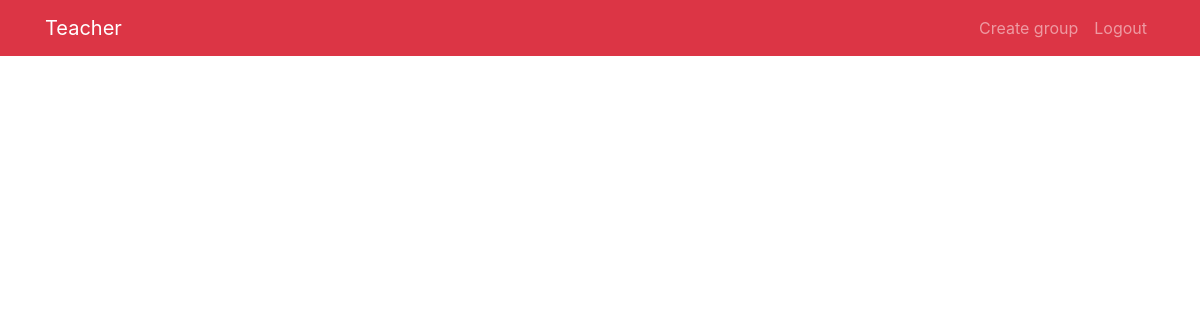
/teacher/viewnotes/1/ (signed in), run on an earlier commit of the app's database.
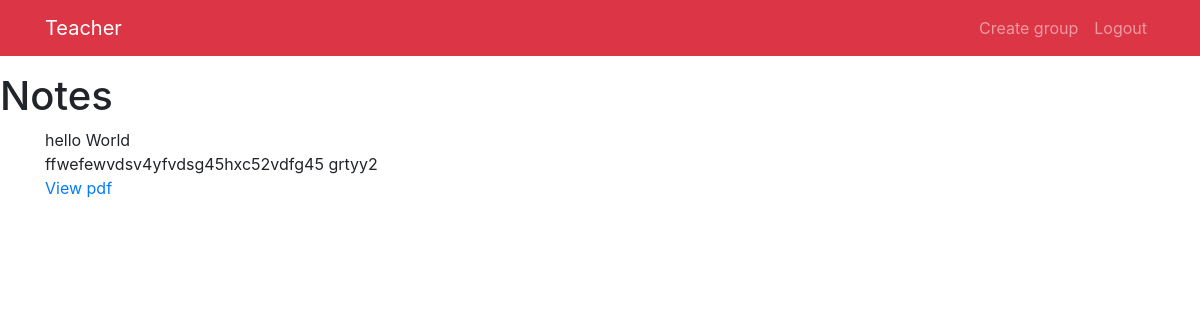
And on a later commit of the database.
### teachers/models.py (models this page shows, shortened)
class notes(models.Model):
    teacher = models.ForeignKey(teacher, on_delete=models.CASCADE)
    group = models.ForeignKey(group, on_delete=models.CASCADE)
    created = models.DateField(auto_now=True)
    title = models.CharField(max_length=50,blank=False)
    content = models.TextField(blank=True)
    file = models.FileField(upload_to="notes", blank=True, null=True)

### teachers/views.py (the view)
# urls.py: path('viewnotes/<int:assignpk>/', views.viewnotes, name='viewnotes'),
@login_required
def viewnotes(request,assignpk):
    try :
        notes_list=notes.objects.filter(pk=assignpk)
    except :
        notes_list=None
    context={
        'notes_list':notes_list
    }
    return render(request,"view_notes.html",context)

### templates/view_notes.html
{% extends "teacher_home.html" %}
{% block body %}
{% if notes_list %}
<h1>Notes</h1>
 {% for notes in notes_list %}
 <div class="container">
<div class="title">
  {{notes.title}}
</div>
<div class="body">
  {{notes.content}}
</div>
   <a href="{% url 'teacher:teacher_view_all' pk=notes.pk type='None' %}">View pdf </a>
 </div>
 {% endfor%}
{% endif %}
{% endblock %}

What changed in the data, as far as the page shows it:
added notes: title "hello World", content "ffwefewvdsv4yfvdsg45hxc52vdfg45 grtyy2"
Also different on the page:
text now shown: "Notes"
